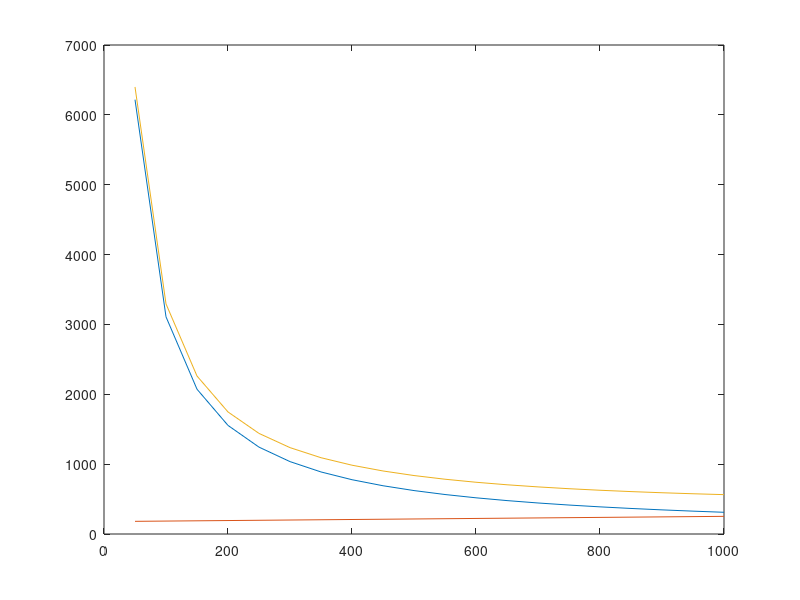

MATLAB code to generate this figure:
close all
% I_peak= sqrt(rms(id2)^2+rms(iq2)^2);
% theta_pf= acos(power_factor);
% m_a=ma;

I_peak=600;
theta_pf= 0.9;
m_a=1;

% ffund=fe;

ffund=100;
% Fsw_a=34*fe*[1 1.5 2 2.5 3];

A_die_a=50:50:1000;

% A_die_a=300;

% fsw=20*fe*n;
% fsw=34*fe*n;

fsw=34*ffund*1;

P_on_x=[];
P_zcs_x=[];
P_over_x=[];

for A_die=A_die_a

k_r=7.2*1e-3;
alpha_r= 1.6;
U_b=0.9; % kV 
r_on=k_r * (U_b*1000)^(alpha_r)/A_die/1000; %% I changed this formulation because it is not correct 

P_c= 0;
sample_theta=1e-2;

for theta=theta_pf:sample_theta:(theta_pf+pi)
    IL= I_peak*sin(theta-theta_pf);
    D_upper= (1+m_a*sin(theta))/2;
    D_lower= (1-m_a*sin(theta))/2;
    P_c= P_c+ (r_on*IL^2*D_upper*sample_theta)+  (r_on*IL^2*D_lower*sample_theta);
end

Udc=625; 
Ub=U_b*1e3;
k_c=1.6e4;
alpha_c=-1;
C_oss= k_c*(Ub^alpha_c)*A_die*1e-12;
Esw=C_oss*Udc^2;

E_zcs= 0;
sample_theta=1e-2;

sample_theta=ffund*2*pi/(fsw);

for theta=theta_pf:sample_theta:(theta_pf+pi)
    E_zcs= E_zcs+ Esw;
end

dv_dt=15e3/1e-6; % V/s
di_dt=15e3/1e-6; % V/s

E_over=0;
for theta=theta_pf:sample_theta:(theta_pf+pi)
   IL= abs(I_peak*sin(theta-theta_pf));
   E_over2= ((Udc*IL.^2/di_dt)+(Udc^2.*IL/dv_dt));
   E_over =E_over + E_over2;

end

P_on_x=[P_on_x 2*P_c/2/pi];
P_zcs_x=[P_zcs_x  ffund*2*E_zcs];
P_over_x=[P_over_x  ffund*2*E_over];

end 

P_tot= 3*(1.5*P_on_x+P_zcs_x+P_over_x);

minimum = min(min(P_tot));
[x,y]=find(P_tot==minimum)



figure()
plot(A_die_a,3*P_on_x*1.5)
hold on
plot(A_die_a,3*(P_zcs_x+P_over_x))
hold on
plot(A_die_a,P_tot)
hold on


[3*P_on_x(y)*1.5 3*(P_zcs_x(y)+P_over_x(y)) P_tot(y) A_die_a(y) fsw/1e3]
